Frame 1 (no input): blank canvas, image omitted
Frame 60 (the mouse pressed at the canvas centre just before this capture): blank canvas, image omitted
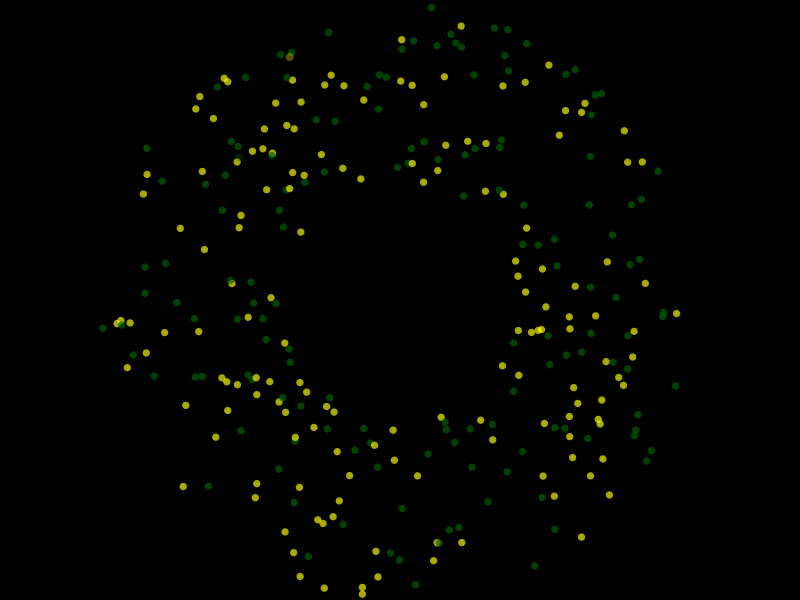
Frame 120 (the mouse held since frame 60 and released just before this capture)

The Processing sketch whose frames 1 and 60 were blank and that drew this single picture after the mouse press (run headless with seeded random() and noise(); from frame 60 on, the mouse is pressed at the canvas centre):

// Processing sketch: Deniz_Alper
// ── Deniz_Alper.pde
class Particle {  //creating class for the light particles
  float x, y;     // position of particle
  float velocityX, velocityY;  // velocity of particle
  float size;     // particle size
  float alpha;    // particle opacity
  float creationTime;  //  time particle was generated
  color particleColor; // particle colour
  
  Particle(float x, float y, float velocityX, float velocityY, float size, float alpha) {
    this.x = x; //aligning class parameters with corresponding variables
    this.y = y;
    this.velocityX = velocityX;
    this.velocityY = velocityY;
    this.size = size;
    this.alpha = alpha;
    this.creationTime = millis();  // record time of particle creation
    
    // particle colours alternate between UAlberta colours, dark green and golden yellow
    if (random(1) < 0.5) {
      this.particleColor = color(0, 100, 0);  // dark green
    } else {
      this.particleColor = color(255, 255, 0);  // golden yellow
    }
  }

  void update() {
    // update position using velocity
    x += velocityX;
    y += velocityY;
    
    // make sure particles disappear after set time
    float elapsedTime = millis() - creationTime;
    alpha = map(elapsedTime, 0, 3000, 255, 0);  // disappear after 3 second
  }

  void display() {
    // colour shape size of particle
    noStroke();
    fill(particleColor, alpha);  // fill particle with chosen colour
    ellipse(x, y, size, size);  // set particle shape as small circle
  }
}

ArrayList<Particle> particles = new ArrayList<Particle>();  // list storing active particles

float lastMouseX = -1;  // last cursor X position
float lastMouseY = -1;  // last cursor Y position

void setup() {
  size(800, 600);
  background(0);  // setting black background
}

void draw() {
  // use fade effect when clearing background so it looks like the trail is fading away
  background(0, 10);  //  transparency to create a fading trail effect

  // update and display all particles
  for (int i = particles.size() - 1; i >= 0; i--) {
    Particle p = particles.get(i);
    p.update();  // update particle position
    p.display(); // display particle
    
    // if particle has disappeared remove it from list of active particles
    if (p.alpha <= 0) {
      particles.remove(i);
    }
  }

  // particles are only generated if mouse is moving
  if (mouseX != lastMouseX || mouseY != lastMouseY) {
    int numParticles = 10;  //  particles following cursor per frame
    float size = random(5, 10);  // randomized size for each particle
    
    for (int i = 0; i < numParticles; i++) {
      // randomize angle for particle to fly away from mouse at based on movement
      float angle = random(TWO_PI);
      
      // calculate velocity of particle using mouse movement, adding randomness so it isnt too linear
      float speed = random(2, 4);
      float velocityX = cos(angle) * speed + (mouseX - pmouseX) * 0.1;  
      float velocityY = sin(angle) * speed + (mouseY - pmouseY) * 0.1;  
      
      // creating new particles at current mouse position
      float alpha = random(100, 255);  // randomize opacity which is just light intensity
      Particle newParticle = new Particle(mouseX, mouseY, velocityX, velocityY, size, alpha);
      
      // add newly created particle to active particle list
      particles.add(newParticle);
    }

    // update mouse position
    lastMouseX = mouseX;
    lastMouseY = mouseY;
  }
}

void mousePressed() {
  // create fireworks when mouse is clicked
  int numParticles = 300;  // number of particles shooting outwards from click
  float size = random(5, 10);  // random size for each fireworks particle
  
  for (int i = 0; i < numParticles; i++) {
    //generating a random angle between 0 and TWO_PI (360 degrees)for particle
    float angle = random(TWO_PI);
    
    // generating a random speed for each particle
    float speed = random(2, 5);
    
    // using generated angle and speed to calculate velocity of each particle
    float velocityX = cos(angle) * speed;
    float velocityY = sin(angle) * speed;
    
    // create a new particle with random velocity and opacity (intensity of light)
    float alpha = random(100, 255);  // random opacity (intensity of light)
    Particle newParticle = new Particle(mouseX, mouseY, velocityX, velocityY, size, alpha);
    
    // add new particle to the list of active particles
    particles.add(newParticle);
  }
}
